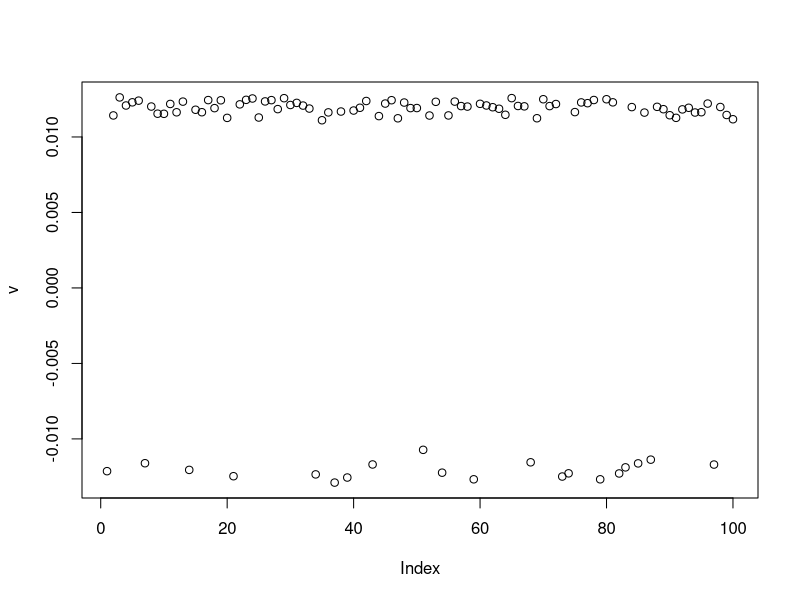
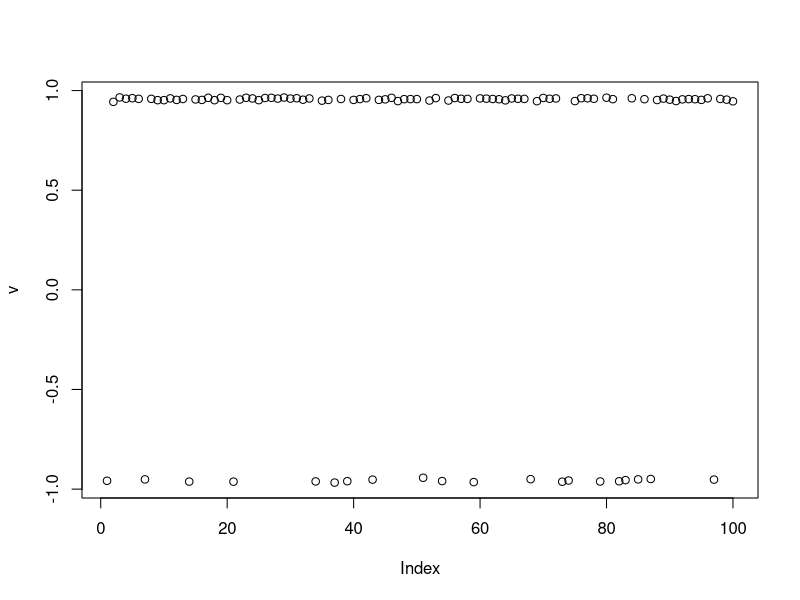
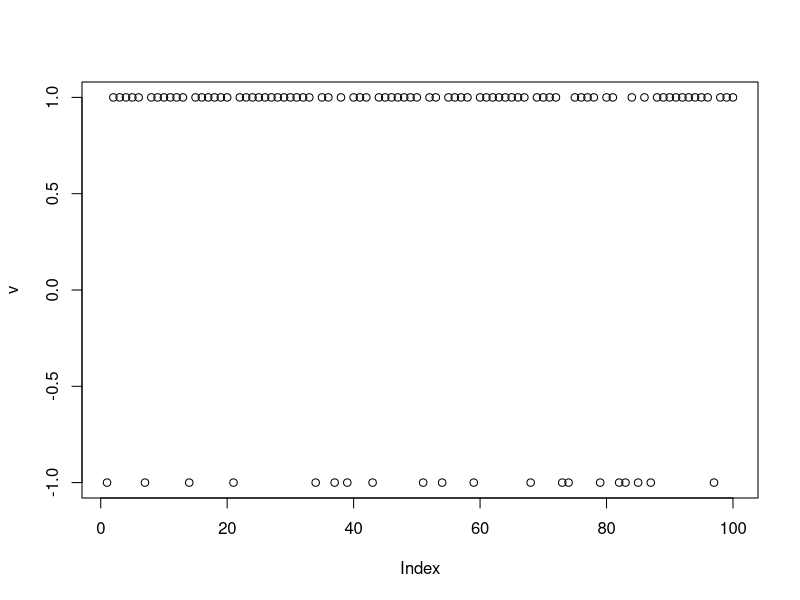
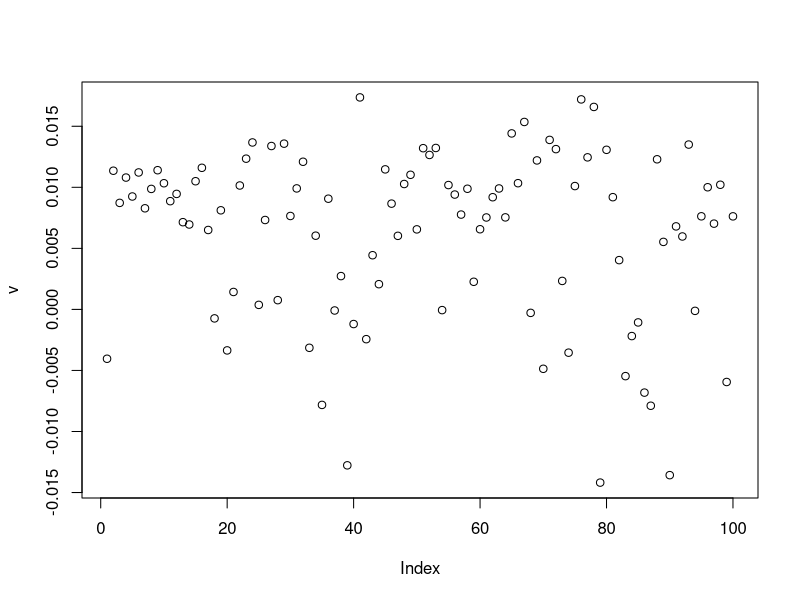
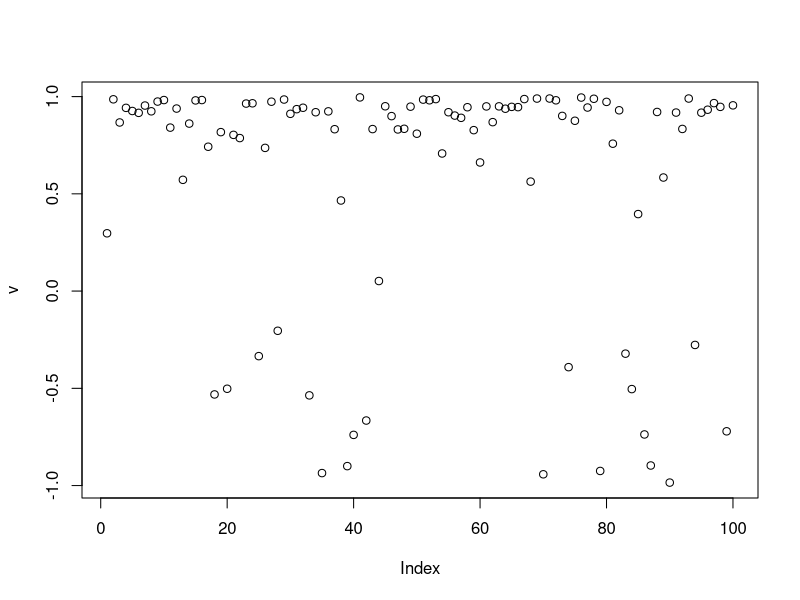
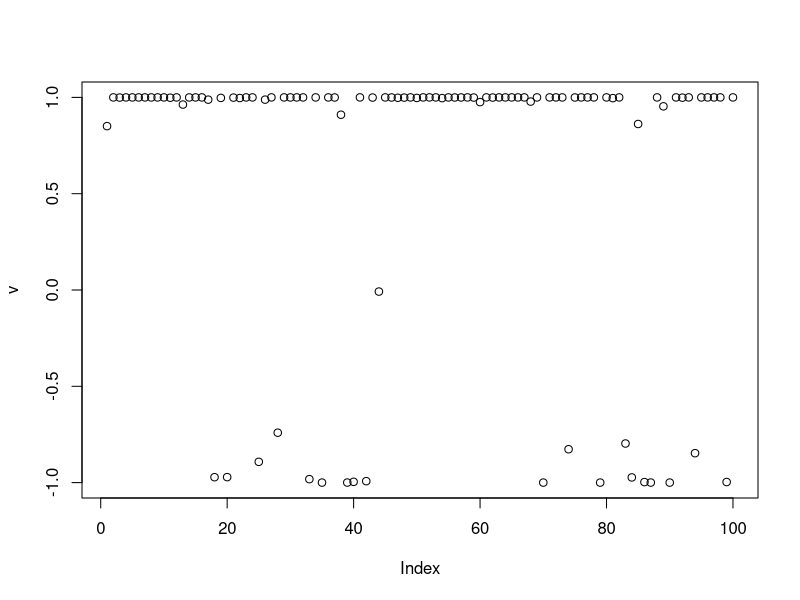
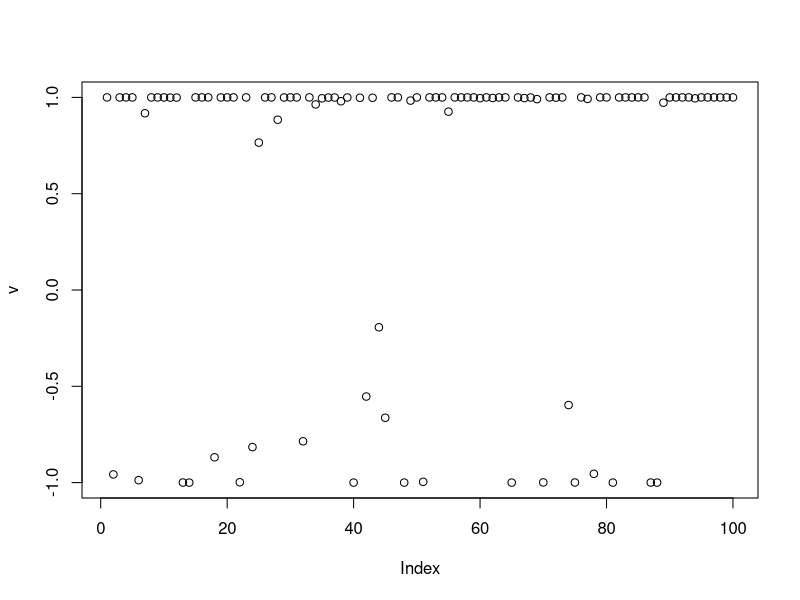
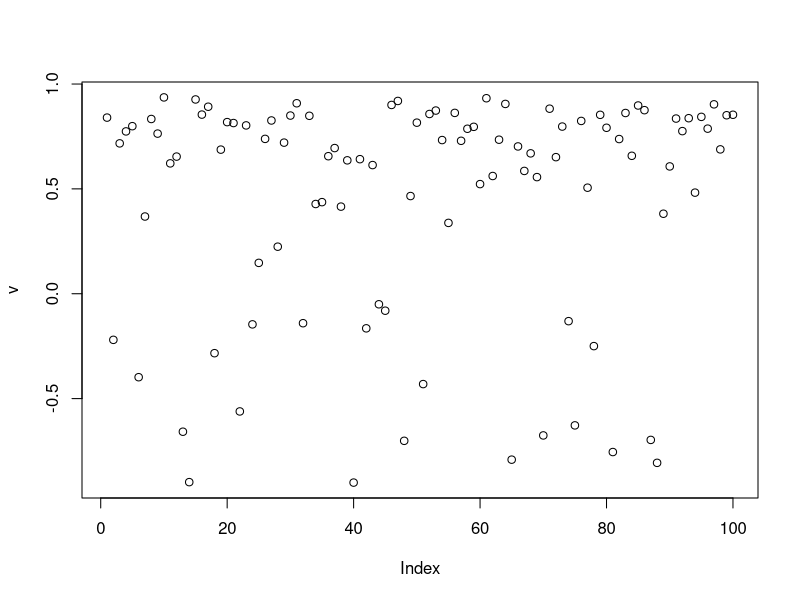

The R source for these figures, in order:
## ---- chunk 1
K=3
p = 1000
n = 100
set.seed(1)
L = matrix(-1,nrow=n,ncol=K)
for(i in 1:K){L[sample(1:n,20),i]=1}
FF = matrix(rnorm(p*K), nrow = p, ncol=K)

X = L %*% t(FF) + rnorm(n*p,0,1)
## ---- chunk 2
U = svd(X)$u[,1:3] 
P = U %*% t(U) 
true_rho = diag(t(L) %*% P %*% L/n)
true_rho
## ---- chunk 3
set.seed(1)
v.init = sample(c(-1,1),n,replace=TRUE)
maxiter = 10000

rho = 0
v = v.init
for(i in 1:maxiter){
  v = tanh(P %*% v/(1-rho))
}
t(v) %*% P %*% v/n # print out rho
plot(v)
cor(v,L) 
## ---- chunk 4
rho = 0.5
v = v.init
for(i in 1:maxiter){
  v = tanh(P %*% v/(1-rho))
}
t(v) %*% P %*% v/n # print out rho
plot(v)
cor(v,L)
## ---- chunk 5
rho = 0
v = v.init
for(i in 1:maxiter){
  rho = as.numeric(t(v) %*% P %*% v/n) # update rho
  v = tanh(P %*% v/(1-rho))
}
t(v) %*% P %*% v/n # print out rho
plot(v)
cor(v,L)
## ---- chunk 6
K=3
p = 1000
n = 100
set.seed(1)
L = matrix(-1,nrow=n,ncol=K)
for(i in 1:K){L[sample(1:n,20),i]=1}
FF = matrix(rnorm(p*K), nrow = p, ncol=K)

X = L %*% t(FF) + rnorm(n*p,0,10)
## ---- chunk 7
U = svd(X)$u[,1:3] 
P = U %*% t(U) 
true_rho = diag(t(L) %*% P %*% L/n)
true_rho
## ---- chunk 8
set.seed(1)
v.init.1 = sample(c(-1,1),n,replace=TRUE)
maxiter = 10000

rho = 0
v = v.init.1
for(i in 1:maxiter){
  v = tanh(P %*% v/(1-rho))
}
t(v) %*% P %*% v/n # print out rho
plot(v)
cor(v,L) 
## ---- chunk 9
rho = 0.5
v = v.init.1
for(i in 1:maxiter){
  v = tanh(P %*% v/(1-rho))
}
t(v) %*% P %*% v/n # print out rho
plot(v)
cor(v,L)
## ---- chunk 10
rho = 0
v = v.init.1
for(i in 1:maxiter){
  rho = as.numeric(t(v) %*% P %*% v/n) # update rho
  v = tanh(P %*% v/(1-rho))
}
t(v) %*% P %*% v/n # print out rho
plot(v)
cor(v,L)
## ---- chunk 11
set.seed(3)
v.init.3 = sample(c(-1,1),n,replace=TRUE)
rho = 0
v = v.init.3
for(i in 1:maxiter){
  rho = as.numeric(t(v) %*% P %*% v/n) # update rho
  v = tanh(P %*% v/(1-rho))
}
t(v) %*% P %*% v/n # print out rho
plot(v)
cor(v,L)
## ---- chunk 12
set.seed(3)
v.init.3 = sample(c(-1,1),n,replace=TRUE)
rho = 0
v = v.init.3

for(i in 1:maxiter){
  v = tanh(n*P %*% v/as.numeric(sqrt(n * t(v) %*% P %*% v)))
}
t(v) %*% P %*% v/n # print out rho
plot(v)
cor(v,L)
## ---- chunk 13
Xcenter = scale(X,scale=FALSE)
Ucenter = svd(Xcenter)$u[,1:3] 
Pcenter = Ucenter %*% t(Ucenter) 
diag(t(L) %*% Pcenter %*% L/n)
## ---- chunk 14
set.seed(3)
v.init.3 = sample(c(-1,1),n,replace=TRUE)
rho = 0
v = v.init.3
for(i in 1:maxiter){
  rho = as.numeric(t(v) %*% Pcenter %*% v/n) # update rho
  v = tanh(Pcenter %*% v/(1-rho))
}
t(v) %*% Pcenter %*% v/n # print out rho
plot(v)
cor(v,L)
## ---- chunk 15
Ucenter = cbind(rep(1/sqrt(n),n),Ucenter) # add an intercept
Pcenter = Ucenter %*% t(Ucenter) 
diag(t(L) %*% Pcenter %*% L/n) #rho is back to 0.8 or so

set.seed(3)
v.init.3 = sample(c(-1,1),n,replace=TRUE)
rho = 0
v = v.init.3
v = sample(c(-1,1),n,replace=TRUE)
for(i in 1:maxiter){
  rho = as.numeric(t(v) %*% Pcenter %*% v/n) # update rho
  v = tanh(Pcenter %*% v/(1-rho))
}
t(v) %*% Pcenter %*% v/n # print out rho
plot(v)
cor(v,L)
